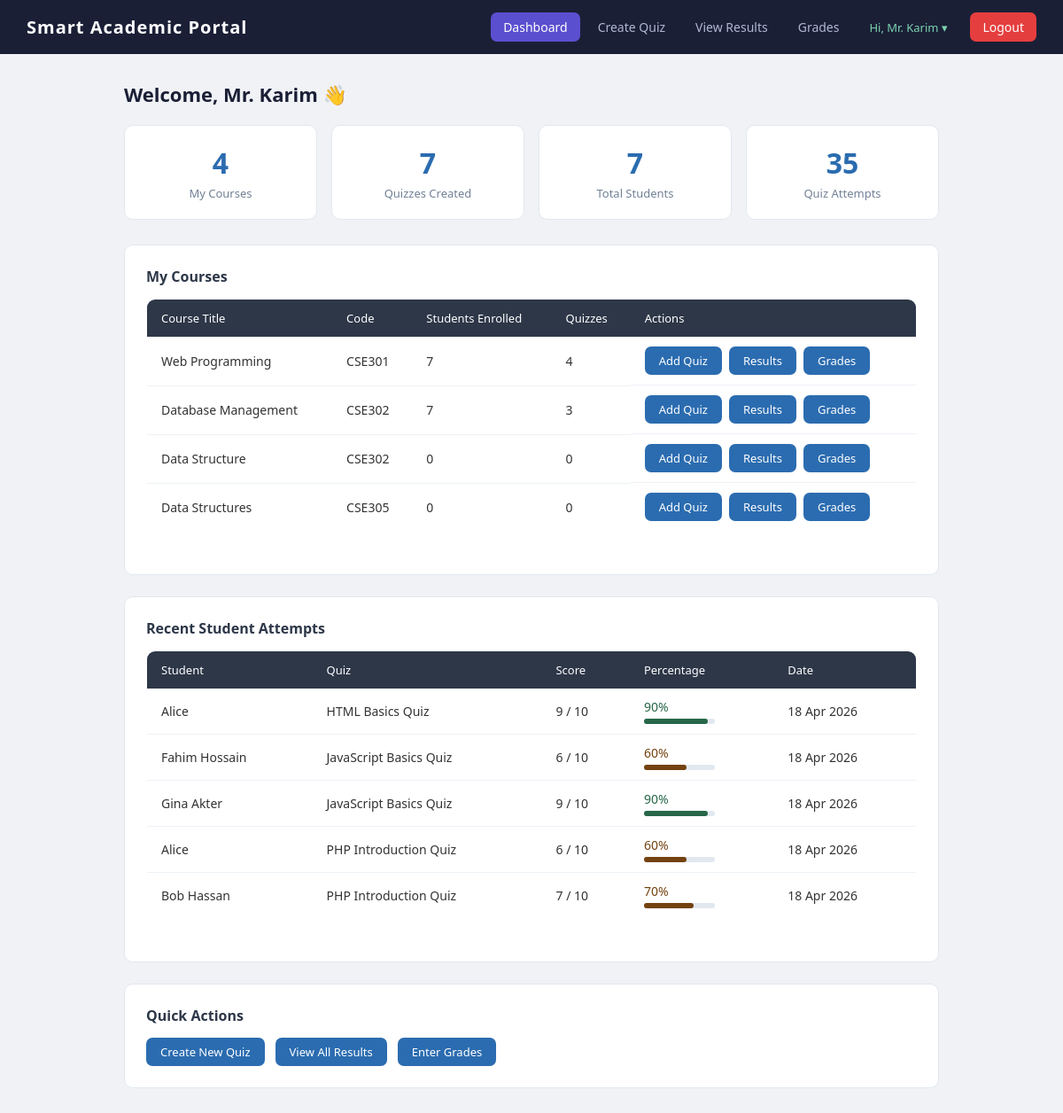
The page /teacher/dashboard.php (signed in) on the database its author committed.
### tables this page shows
CREATE TABLE `courses` (
  `id` int(11) NOT NULL,
  `title` varchar(150) NOT NULL,
  `code` varchar(20) NOT NULL,
  `teacher_id` int(11) DEFAULT NULL
);

CREATE TABLE `quiz_attempts` (
  `id` int(11) NOT NULL,
  `quiz_id` int(11) NOT NULL,
  `student_id` int(11) NOT NULL,
  `score` int(11) DEFAULT 0,
  `attempted_at` timestamp NOT NULL DEFAULT current_timestamp()
);

CREATE TABLE `users` (
  `id` int(11) NOT NULL,
  `name` varchar(100) NOT NULL,
  `email` varchar(100) NOT NULL,
  `password` varchar(255) NOT NULL,
  `role` enum('student','teacher','admin') DEFAULT 'student',
  `created_at` timestamp NOT NULL DEFAULT current_timestamp()
);

CREATE TABLE `quizzes` (
  `id` int(11) NOT NULL,
  `course_id` int(11) NOT NULL,
  `title` varchar(150) NOT NULL,
  `time_limit` int(11) DEFAULT 30,
  `total_marks` int(11) DEFAULT 10
);

### teacher/dashboard.php (the view, shortened to what this page needs)
<?php
$tid = $_SESSION['user_id'];
$total_courses = mysqli_fetch_assoc(mysqli_query($conn,
    "SELECT COUNT(*) as c FROM courses WHERE teacher_id=$tid"))['c'];
$total_quizzes = mysqli_fetch_assoc(mysqli_query($conn,
    "SELECT COUNT(*) as c FROM quizzes q
     JOIN courses c ON q.course_id=c.id
     WHERE c.teacher_id=$tid"))['c'];
$total_students = mysqli_fetch_assoc(mysqli_query($conn,
    "SELECT COUNT(DISTINCT e.student_id) as c FROM enrollments e
     JOIN courses c ON e.course_id=c.id
     WHERE c.teacher_id=$tid"))['c'];
$total_attempts = mysqli_fetch_assoc(mysqli_query($conn,
    "SELECT COUNT(*) as c FROM quiz_attempts qa
     JOIN quizzes q ON qa.quiz_id=q.id
     JOIN courses c ON q.course_id=c.id
     WHERE c.teacher_id=$tid"))['c'];
$courses = mysqli_query($conn,
    "SELECT c.*,
       (SELECT COUNT(*) FROM enrollments WHERE course_id=c.id) AS enrolled,
       (SELECT COUNT(*) FROM quizzes WHERE course_id=c.id) AS quiz_count
     FROM courses c WHERE c.teacher_id=$tid");
$recent_attempts = mysqli_query($conn,
    "SELECT u.name AS student_name, q.title AS quiz_title,
            qa.score, q.total_marks, qa.attempted_at
     FROM quiz_attempts qa
     JOIN users u   ON qa.student_id = u.id
     JOIN quizzes q ON qa.quiz_id    = q.id
     JOIN courses c ON q.course_id   = c.id
     WHERE c.teacher_id = $tid
     ORDER BY qa.attempted_at DESC LIMIT 5");
?>
<!DOCTYPE html>
<html lang="en">
<head>
  <link rel="stylesheet" href="../assets/style.css">
</head>
<body>
<?php include '../includes/header.php'; ?>
<div class="container">
  <h2>Welcome, <?= $_SESSION['user_name'] ?> 👋</h2>
  <div class="stats-grid">
    <div class="stat-card">
      <div class="stat-number"><?= $total_courses ?></div>
      <div class="stat-label">My Courses</div>
    </div>
    <div class="stat-card">
      <div class="stat-number"><?= $total_quizzes ?></div>
      <div class="stat-label">Quizzes Created</div>
    </div>
    <div class="stat-card">
      <div class="stat-number"><?= $total_students ?></div>
      <div class="stat-label">Total Students</div>
    </div>
    <div class="stat-card">
      <div class="stat-number"><?= $total_attempts ?></div>
      <div class="stat-label">Quiz Attempts</div>
    </div>
  </div>
  <div class="card">
    <h3>My Courses</h3>
    <?php if(mysqli_num_rows($courses) == 0): ?>
      <p style="color:#718096">No courses assigned to you yet. Contact admin.</p>
    <?php else: ?>
    <table class="data-table">
      <thead>
        <tr>
          <th>Course Title</th>
          <th>Code</th>
          <th>Students Enrolled</th>
          <th>Quizzes</th>
          <th>Actions</th>
        </tr>
      </thead>
      <tbody>
      <?php while($c = mysqli_fetch_assoc($courses)): ?>
        <tr>
          <td><?= $c['title'] ?></td>
          <td><?= $c['code'] ?></td>
          <td><?= $c['enrolled'] ?></td>
          <td><?= $c['quiz_count'] ?></td>
          <td style="display:flex;gap:8px;flex-wrap:wrap">
            <a href="/acadportal/teacher/create_quiz.php" class="btn-primary">Add Quiz</a>
            <a href="/acadportal/teacher/view_results.php" class="btn-primary">Results</a>
            <a href="/acadportal/teacher/enter_grades.php?course_id=<?= $c['id'] ?>"
               class="btn-primary">Grades</a>
          </td>
        </tr>
      <?php endwhile; ?>
      </tbody>
    </table>
    <?php endif; ?>
  </div>
  <div class="card">
    <h3>Recent Student Attempts</h3>
    <?php if(mysqli_num_rows($recent_attempts) == 0): ?>
      <p style="color:#718096">No quiz attempts yet from your students.</p>
    <?php else: ?>
    <table class="data-table">
      <thead>
        <tr>
          <th>Student</th>
          <th>Quiz</th>
          <th>Score</th>
          <th>Percentage</th>
          <th>Date</th>
        </tr>
      </thead>
      <tbody>
      <?php while($a = mysqli_fetch_assoc($recent_attempts)):
          $pct = round(($a['score'] / $a['total_marks']) * 100);
          $color = $pct >= 80 ? '#276749' : ($pct >= 50 ? '#744210' : '#742a2a');
      ?>
        <tr>
          <td><?= $a['student_name'] ?></td>
          <td><?= $a['quiz_title'] ?></td>
          <td><?= $a['score'] ?> / <?= $a['total_marks'] ?></td>
          <td>
            <span style="color:<?= $color ?>;font-weight:500"><?= $pct ?>%</span>
            <div style="background:#e2e8f0;border-radius:99px;height:6px;margin-top:4px;width:80px">
              <div style="background:<?= $color ?>;width:<?= min($pct,100) ?>%;height:6px;border-radius:99px"></div>
            </div>
          </td>
          <td><?= date('d M Y', strtotime($a['attempted_at'])) ?></td>
        </tr>
      <?php endwhile; ?>
      </tbody>
    </table>
    <?php endif; ?>
  </div>
  <div class="card">
    <h3>Quick Actions</h3>
    <div style="display:flex;gap:12px;flex-wrap:wrap">
      <a href="/acadportal/teacher/create_quiz.php"  class="btn-primary">Create New Quiz</a>
      <a href="/acadportal/teacher/view_results.php" class="btn-primary">View All Results</a>
      <a href="/acadportal/teacher/enter_grades.php" class="btn-primary">Enter Grades</a>
    </div>
  </div>
</div>
</body>
</html>

### assets/style.css (style rules this page uses)
* { margin: 0; padding: 0; box-sizing: border-box; }
body { font-family: 'Segoe UI', Tahoma, Geneva, Verdana, sans-serif; background: #f0f2f5; color: #333; font-size: 15px; }
.container { max-width: 960px; margin: 30px auto; padding: 0 20px; }
h2 { font-size: 22px; font-weight: 600; margin-bottom: 20px; color: #1a1f36; }
h3 { font-size: 16px; font-weight: 600; margin-bottom: 14px; color: #2d3748; }
.card { background: #fff; border-radius: 10px; padding: 24px; margin-bottom: 24px; border: 1px solid #e2e8f0; }
.data-table { width: 100%; border-collapse: collapse; background: #fff; border-radius: 10px; overflow: hidden; border: 1px solid #e2e8f0; margin-bottom: 24px; }
.data-table th { background: #2d3748; color: #fff; padding: 12px 16px; text-align: left; font-size: 13px; font-weight: 500; }
.data-table td { padding: 11px 16px; border-bottom: 1px solid #edf2f7; font-size: 14px; }
.data-table tr:last-child td { border-bottom: none; }
.btn-primary { background: #2b6cb0; color: #fff; text-decoration: none; padding: 7px 16px; border-radius: 7px; font-size: 13px; font-weight: 500; display: inline-block; transition: background 0.2s; }
.stats-grid { display: grid; grid-template-columns: repeat(auto-fit, minmax(180px, 1fr)); gap: 16px; margin-bottom: 28px; }
.stat-card { background: #fff; border-radius: 10px; padding: 20px; border: 1px solid #e2e8f0; text-align: center; }
.stat-card .stat-number { font-size: 32px; font-weight: 700; color: #2b6cb0; }
.stat-card .stat-label { font-size: 13px; color: #718096; margin-top: 4px; }

### rows shown on the page
courses: title "Web Programming", code "CSE301", enrolled "7", quiz_count "4"
courses: title "Database Management", code "CSE302", enrolled "7", quiz_count "3"
courses: title "Data Structure", code "CSE302", enrolled "0", quiz_count "0"
courses: title "Data Structures", code "CSE305", enrolled "0", quiz_count "0"
quiz_attempts: student.name "Alice", quiz.title "HTML Basics Quiz", score "9", quiz.total_marks "10", score.total_marks "90", attempted_at "18 Apr 2026"
quiz_attempts: student.name "Fahim Hossain", quiz.title "JavaScript Basics Quiz", score "6", quiz.total_marks "10", score.total_marks "60", attempted_at "18 Apr 2026"
quiz_attempts: student.name "Gina Akter", quiz.title "JavaScript Basics Quiz", score "9", quiz.total_marks "10", score.total_marks "90", attempted_at "18 Apr 2026"
quiz_attempts: student.name "Alice", quiz.title "PHP Introduction Quiz", score "6", quiz.total_marks "10", score.total_marks "60", attempted_at "18 Apr 2026"
quiz_attempts: student.name "Bob Hassan", quiz.title "PHP Introduction Quiz", score "7", quiz.total_marks "10", score.total_marks "70", attempted_at "18 Apr 2026"

### other values the page prints
$_SESSION['user_name'] "Mr. Karim"
$total_courses "4"
$total_quizzes "7"
$total_students "7"
$total_attempts "35"
